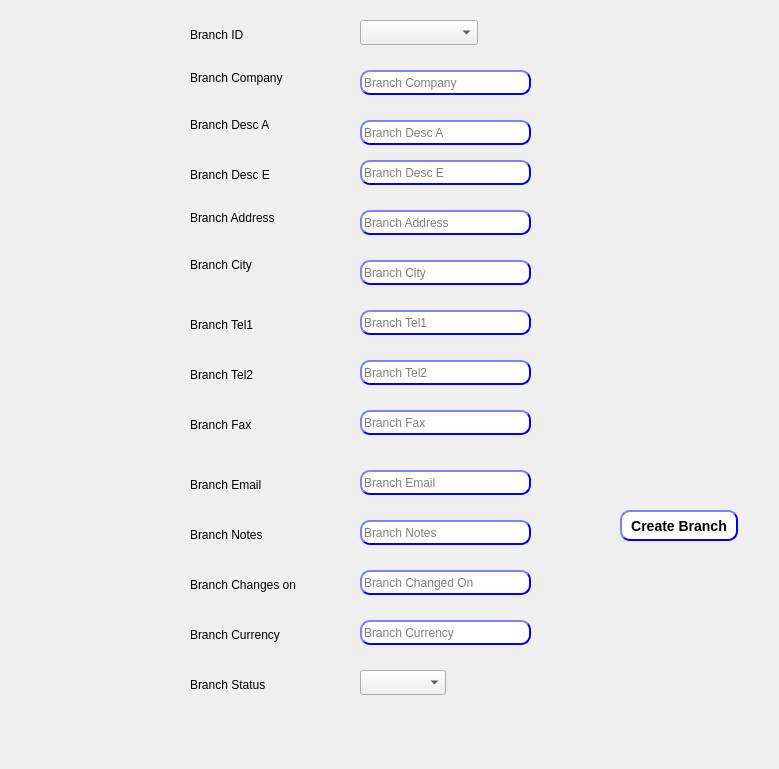
<?xml version="1.0" encoding="UTF-8"?>
<ui version="4.0">
 <class>Dialog</class>
 <widget class="QDialog" name="Dialog">
  <property name="geometry">
   <rect>
    <x>0</x>
    <y>0</y>
    <width>779</width>
    <height>769</height>
   </rect>
  </property>
  <property name="windowTitle">
   <string>Branch</string>
  </property>
  <widget class="QLineEdit" name="QLE_branchCompany">
   <property name="geometry">
    <rect>
     <x>360</x>
     <y>70</y>
     <width>171</width>
     <height>25</height>
    </rect>
   </property>
   <property name="styleSheet">
    <string notr="true">QLineEdit{
                                        background-color: white;
                                        border-style: outset;
                                        border-width: 2px;
                                        border-radius: 10px;
                                        border-color: blue;
                                        min-width: 6em;
                                        }
                                        QLineEdit:hover {
                                        background: qradialgradient(
                                        cx: 0.3, cy: -0.4, fx: 0.3, fy: -0.4,
                                        radius: 1.35, stop: 0 #fff, stop: 1 #bbb
                                        );
                                        }
                                       QLineEdit:pressed {
                                        border-style: inset;
                                        background: qradialgradient(
                                        cx: 0.4, cy: -0.1, fx: 0.4, fy: -0.1,
                                        radius: 1.35, stop: 0 #fff, stop: 1 #ddd
                                        );
                                        }
                                    </string>
   </property>
   <property name="placeholderText">
    <string>Branch Company</string>
   </property>
  </widget>
  <widget class="QLineEdit" name="qle_branch_desc_a">
   <property name="geometry">
    <rect>
     <x>360</x>
     <y>120</y>
     <width>171</width>
     <height>25</height>
    </rect>
   </property>
   <property name="styleSheet">
    <string notr="true">QLineEdit{
                                        background-color: white;
                                        border-style: outset;
                                        border-width: 2px;
                                        border-radius: 10px;
                                        border-color: blue;
                                        min-width: 6em;
                                        }
                                        QLineEdit:hover {
                                        background: qradialgradient(
                                        cx: 0.3, cy: -0.4, fx: 0.3, fy: -0.4,
                                        radius: 1.35, stop: 0 #fff, stop: 1 #bbb
                                        );
                                        }
                                       QLineEdit:pressed {
                                        border-style: inset;
                                        background: qradialgradient(
                                        cx: 0.4, cy: -0.1, fx: 0.4, fy: -0.1,
                                        radius: 1.35, stop: 0 #fff, stop: 1 #ddd
                                        );
                                        }
                                    </string>
   </property>
   <property name="text">
    <string/>
   </property>
   <property name="maxLength">
    <number>32767</number>
   </property>
   <property name="placeholderText">
    <string>Branch Desc A</string>
   </property>
  </widget>
  <widget class="QPushButton" name="btn_create_branch">
   <property name="geometry">
    <rect>
     <x>620</x>
     <y>510</y>
     <width>118</width>
     <height>31</height>
    </rect>
   </property>
   <property name="styleSheet">
    <string notr="true">QPushButton{
                                        background-color: white;
                                        border-style: outset;
                                        border-width: 2px;
                                        border-radius: 10px;
                                        border-color: blue;
                                        font: bold 14px;
                                        min-width: 6em;
                                         padding: 6px;
                                        }
                                        QPushButton:hover {
                                        background: qradialgradient(
                                        cx: 0.3, cy: -0.4, fx: 0.3, fy: -0.4,
                                        radius: 1.35, stop: 0 #fff, stop: 1 #bbb
                                        );
                                        }
                                        QPushButton:pressed {
                                        border-style: inset;
                                        background: qradialgradient(
                                        cx: 0.4, cy: -0.1, fx: 0.4, fy: -0.1,
                                        radius: 1.35, stop: 0 #fff, stop: 1 #ddd
                                        );
                                        }
                                    </string>
   </property>
   <property name="text">
    <string>Create Branch</string>
   </property>
  </widget>
  <widget class="QLabel" name="qll_branch_desc_a">
   <property name="geometry">
    <rect>
     <x>190</x>
     <y>110</y>
     <width>99</width>
     <height>29</height>
    </rect>
   </property>
   <property name="text">
    <string>Branch Desc A</string>
   </property>
  </widget>
  <widget class="QLineEdit" name="qle_branch_city">
   <property name="geometry">
    <rect>
     <x>360</x>
     <y>260</y>
     <width>171</width>
     <height>25</height>
    </rect>
   </property>
   <property name="styleSheet">
    <string notr="true">QLineEdit{
                                        background-color: white;
                                        border-style: outset;
                                        border-width: 2px;
                                        border-radius: 10px;
                                        border-color: blue;
                                        min-width: 6em;
                                        }
                                        QLineEdit:hover {
                                        background: qradialgradient(
                                        cx: 0.3, cy: -0.4, fx: 0.3, fy: -0.4,
                                        radius: 1.35, stop: 0 #fff, stop: 1 #bbb
                                        );
                                        }
                                       QLineEdit:pressed {
                                        border-style: inset;
                                        background: qradialgradient(
                                        cx: 0.4, cy: -0.1, fx: 0.4, fy: -0.1,
                                        radius: 1.35, stop: 0 #fff, stop: 1 #ddd
                                        );
                                        }
                                    </string>
   </property>
   <property name="placeholderText">
    <string>Branch City</string>
   </property>
  </widget>
  <widget class="QLabel" name="qll_branch_tel1">
   <property name="geometry">
    <rect>
     <x>190</x>
     <y>310</y>
     <width>99</width>
     <height>29</height>
    </rect>
   </property>
   <property name="text">
    <string>Branch Tel1</string>
   </property>
  </widget>
  <widget class="QLabel" name="qll_branch_city">
   <property name="geometry">
    <rect>
     <x>190</x>
     <y>250</y>
     <width>99</width>
     <height>29</height>
    </rect>
   </property>
   <property name="text">
    <string>Branch City</string>
   </property>
  </widget>
  <widget class="QLabel" name="qll_branch_company">
   <property name="geometry">
    <rect>
     <x>190</x>
     <y>70</y>
     <width>121</width>
     <height>16</height>
    </rect>
   </property>
   <property name="text">
    <string>Branch Company</string>
   </property>
  </widget>
  <widget class="QLabel" name="qll_branch_id">
   <property name="geometry">
    <rect>
     <x>190</x>
     <y>20</y>
     <width>99</width>
     <height>29</height>
    </rect>
   </property>
   <property name="text">
    <string>Branch ID</string>
   </property>
  </widget>
  <widget class="QComboBox" name="CMB_branchId">
   <property name="geometry">
    <rect>
     <x>360</x>
     <y>20</y>
     <width>118</width>
     <height>25</height>
    </rect>
   </property>
   <property name="styleSheet">
    <string notr="true">QComboBox::editable:!on
{
border : 4px black;
border-style : dotted;
}</string>
   </property>
  </widget>
  <widget class="QLabel" name="qll_branch_desc_e">
   <property name="geometry">
    <rect>
     <x>190</x>
     <y>160</y>
     <width>99</width>
     <height>29</height>
    </rect>
   </property>
   <property name="text">
    <string>Branch Desc E</string>
   </property>
  </widget>
  <widget class="QLineEdit" name="qle_branch_desc_e">
   <property name="geometry">
    <rect>
     <x>360</x>
     <y>160</y>
     <width>171</width>
     <height>25</height>
    </rect>
   </property>
   <property name="styleSheet">
    <string notr="true">QLineEdit{
                                        background-color: white;
                                        border-style: outset;
                                        border-width: 2px;
                                        border-radius: 10px;
                                        border-color: blue;
                                        min-width: 6em;
                                        }
                                        QLineEdit:hover {
                                        background: qradialgradient(
                                        cx: 0.3, cy: -0.4, fx: 0.3, fy: -0.4,
                                        radius: 1.35, stop: 0 #fff, stop: 1 #bbb
                                        );
                                        }
                                       QLineEdit:pressed {
                                        border-style: inset;
                                        background: qradialgradient(
                                        cx: 0.4, cy: -0.1, fx: 0.4, fy: -0.1,
                                        radius: 1.35, stop: 0 #fff, stop: 1 #ddd
                                        );
                                        }
                                    </string>
   </property>
   <property name="text">
    <string/>
   </property>
   <property name="maxLength">
    <number>32767</number>
   </property>
   <property name="placeholderText">
    <string>Branch Desc E</string>
   </property>
  </widget>
  <widget class="QLabel" name="qll_branch_address">
   <property name="geometry">
    <rect>
     <x>190</x>
     <y>210</y>
     <width>121</width>
     <height>16</height>
    </rect>
   </property>
   <property name="text">
    <string>Branch Address</string>
   </property>
  </widget>
  <widget class="QLineEdit" name="qle_branch_tel1">
   <property name="geometry">
    <rect>
     <x>360</x>
     <y>310</y>
     <width>171</width>
     <height>25</height>
    </rect>
   </property>
   <property name="styleSheet">
    <string notr="true">QLineEdit{
                                        background-color: white;
                                        border-style: outset;
                                        border-width: 2px;
                                        border-radius: 10px;
                                        border-color: blue;
                                        min-width: 6em;
                                        }
                                        QLineEdit:hover {
                                        background: qradialgradient(
                                        cx: 0.3, cy: -0.4, fx: 0.3, fy: -0.4,
                                        radius: 1.35, stop: 0 #fff, stop: 1 #bbb
                                        );
                                        }
                                       QLineEdit:pressed {
                                        border-style: inset;
                                        background: qradialgradient(
                                        cx: 0.4, cy: -0.1, fx: 0.4, fy: -0.1,
                                        radius: 1.35, stop: 0 #fff, stop: 1 #ddd
                                        );
                                        }
                                    </string>
   </property>
   <property name="placeholderText">
    <string>Branch Tel1</string>
   </property>
  </widget>
  <widget class="QLineEdit" name="qle_branch_address">
   <property name="geometry">
    <rect>
     <x>360</x>
     <y>210</y>
     <width>171</width>
     <height>25</height>
    </rect>
   </property>
   <property name="styleSheet">
    <string notr="true">QLineEdit{
                                        background-color: white;
                                        border-style: outset;
                                        border-width: 2px;
                                        border-radius: 10px;
                                        border-color: blue;
                                        min-width: 6em;
                                        }
                                        QLineEdit:hover {
                                        background: qradialgradient(
                                        cx: 0.3, cy: -0.4, fx: 0.3, fy: -0.4,
                                        radius: 1.35, stop: 0 #fff, stop: 1 #bbb
                                        );
                                        }
                                       QLineEdit:pressed {
                                        border-style: inset;
                                        background: qradialgradient(
                                        cx: 0.4, cy: -0.1, fx: 0.4, fy: -0.1,
                                        radius: 1.35, stop: 0 #fff, stop: 1 #ddd
                                        );
                                        }
                                    </string>
   </property>
   <property name="placeholderText">
    <string>Branch Address</string>
   </property>
  </widget>
  <widget class="QLineEdit" name="qle_branch_tel2">
   <property name="geometry">
    <rect>
     <x>360</x>
     <y>360</y>
     <width>171</width>
     <height>25</height>
    </rect>
   </property>
   <property name="styleSheet">
    <string notr="true">QLineEdit{
                                        background-color: white;
                                        border-style: outset;
                                        border-width: 2px;
                                        border-radius: 10px;
                                        border-color: blue;
                                        min-width: 6em;
                                        }
                                        QLineEdit:hover {
                                        background: qradialgradient(
                                        cx: 0.3, cy: -0.4, fx: 0.3, fy: -0.4,
                                        radius: 1.35, stop: 0 #fff, stop: 1 #bbb
                                        );
                                        }
                                       QLineEdit:pressed {
                                        border-style: inset;
                                        background: qradialgradient(
                                        cx: 0.4, cy: -0.1, fx: 0.4, fy: -0.1,
                                        radius: 1.35, stop: 0 #fff, stop: 1 #ddd
                                        );
                                        }
                                    </string>
   </property>
   <property name="placeholderText">
    <string>Branch Tel2</string>
   </property>
  </widget>
  <widget class="QLabel" name="qll_branch_tel2">
   <property name="geometry">
    <rect>
     <x>190</x>
     <y>360</y>
     <width>99</width>
     <height>29</height>
    </rect>
   </property>
   <property name="text">
    <string>Branch Tel2</string>
   </property>
  </widget>
  <widget class="QLineEdit" name="qle_branch_fax">
   <property name="geometry">
    <rect>
     <x>360</x>
     <y>410</y>
     <width>171</width>
     <height>25</height>
    </rect>
   </property>
   <property name="styleSheet">
    <string notr="true">QLineEdit{
                                        background-color: white;
                                        border-style: outset;
                                        border-width: 2px;
                                        border-radius: 10px;
                                        border-color: blue;
                                        min-width: 6em;
                                        }
                                        QLineEdit:hover {
                                        background: qradialgradient(
                                        cx: 0.3, cy: -0.4, fx: 0.3, fy: -0.4,
                                        radius: 1.35, stop: 0 #fff, stop: 1 #bbb
                                        );
                                        }
                                       QLineEdit:pressed {
                                        border-style: inset;
                                        background: qradialgradient(
                                        cx: 0.4, cy: -0.1, fx: 0.4, fy: -0.1,
                                        radius: 1.35, stop: 0 #fff, stop: 1 #ddd
                                        );
                                        }
                                    </string>
   </property>
   <property name="placeholderText">
    <string>Branch Fax</string>
   </property>
  </widget>
  <widget class="QLabel" name="qll_branch_fax">
   <property name="geometry">
    <rect>
     <x>190</x>
     <y>410</y>
     <width>99</width>
     <height>29</height>
    </rect>
   </property>
   <property name="text">
    <string>Branch Fax</string>
   </property>
  </widget>
  <widget class="QLineEdit" name="qle_branch_email">
   <property name="geometry">
    <rect>
     <x>360</x>
     <y>470</y>
     <width>171</width>
     <height>25</height>
    </rect>
   </property>
   <property name="styleSheet">
    <string notr="true">QLineEdit{
                                        background-color: white;
                                        border-style: outset;
                                        border-width: 2px;
                                        border-radius: 10px;
                                        border-color: blue;
                                        min-width: 6em;
                                        }
                                        QLineEdit:hover {
                                        background: qradialgradient(
                                        cx: 0.3, cy: -0.4, fx: 0.3, fy: -0.4,
                                        radius: 1.35, stop: 0 #fff, stop: 1 #bbb
                                        );
                                        }
                                       QLineEdit:pressed {
                                        border-style: inset;
                                        background: qradialgradient(
                                        cx: 0.4, cy: -0.1, fx: 0.4, fy: -0.1,
                                        radius: 1.35, stop: 0 #fff, stop: 1 #ddd
                                        );
                                        }
                                    </string>
   </property>
   <property name="text">
    <string/>
   </property>
   <property name="placeholderText">
    <string>Branch Email</string>
   </property>
  </widget>
  <widget class="QLabel" name="qll_branch_email">
   <property name="geometry">
    <rect>
     <x>190</x>
     <y>470</y>
     <width>99</width>
     <height>29</height>
    </rect>
   </property>
   <property name="text">
    <string>Branch Email</string>
   </property>
  </widget>
  <widget class="QLineEdit" name="qle_branch_notes">
   <property name="geometry">
    <rect>
     <x>360</x>
     <y>520</y>
     <width>171</width>
     <height>25</height>
    </rect>
   </property>
   <property name="styleSheet">
    <string notr="true">QLineEdit{
                                        background-color: white;
                                        border-style: outset;
                                        border-width: 2px;
                                        border-radius: 10px;
                                        border-color: blue;
                                        min-width: 6em;
                                        }
                                        QLineEdit:hover {
                                        background: qradialgradient(
                                        cx: 0.3, cy: -0.4, fx: 0.3, fy: -0.4,
                                        radius: 1.35, stop: 0 #fff, stop: 1 #bbb
                                        );
                                        }
                                       QLineEdit:pressed {
                                        border-style: inset;
                                        background: qradialgradient(
                                        cx: 0.4, cy: -0.1, fx: 0.4, fy: -0.1,
                                        radius: 1.35, stop: 0 #fff, stop: 1 #ddd
                                        );
                                        }
                                    </string>
   </property>
   <property name="text">
    <string/>
   </property>
   <property name="placeholderText">
    <string>Branch Notes</string>
   </property>
  </widget>
  <widget class="QLabel" name="qll_branch_notes">
   <property name="geometry">
    <rect>
     <x>190</x>
     <y>520</y>
     <width>99</width>
     <height>29</height>
    </rect>
   </property>
   <property name="text">
    <string>Branch Notes</string>
   </property>
  </widget>
  <widget class="QLabel" name="qll_branch_changed_on">
   <property name="geometry">
    <rect>
     <x>190</x>
     <y>570</y>
     <width>131</width>
     <height>29</height>
    </rect>
   </property>
   <property name="text">
    <string>Branch Changes on</string>
   </property>
  </widget>
  <widget class="QLineEdit" name="qle_branch_changed_on">
   <property name="geometry">
    <rect>
     <x>360</x>
     <y>570</y>
     <width>171</width>
     <height>25</height>
    </rect>
   </property>
   <property name="styleSheet">
    <string notr="true">QLineEdit{
                                        background-color: white;
                                        border-style: outset;
                                        border-width: 2px;
                                        border-radius: 10px;
                                        border-color: blue;
                                        min-width: 6em;
                                        }
                                        QLineEdit:hover {
                                        background: qradialgradient(
                                        cx: 0.3, cy: -0.4, fx: 0.3, fy: -0.4,
                                        radius: 1.35, stop: 0 #fff, stop: 1 #bbb
                                        );
                                        }
                                       QLineEdit:pressed {
                                        border-style: inset;
                                        background: qradialgradient(
                                        cx: 0.4, cy: -0.1, fx: 0.4, fy: -0.1,
                                        radius: 1.35, stop: 0 #fff, stop: 1 #ddd
                                        );
                                        }
                                    </string>
   </property>
   <property name="text">
    <string/>
   </property>
   <property name="placeholderText">
    <string>Branch Changed On</string>
   </property>
  </widget>
  <widget class="QLabel" name="qll_branch_changed_on_2">
   <property name="geometry">
    <rect>
     <x>190</x>
     <y>620</y>
     <width>131</width>
     <height>29</height>
    </rect>
   </property>
   <property name="text">
    <string>Branch Currency</string>
   </property>
  </widget>
  <widget class="QLineEdit" name="qle_branch_currency">
   <property name="geometry">
    <rect>
     <x>360</x>
     <y>620</y>
     <width>171</width>
     <height>25</height>
    </rect>
   </property>
   <property name="styleSheet">
    <string notr="true">QLineEdit{
                                        background-color: white;
                                        border-style: outset;
                                        border-width: 2px;
                                        border-radius: 10px;
                                        border-color: blue;
                                        min-width: 6em;
                                        }
                                        QLineEdit:hover {
                                        background: qradialgradient(
                                        cx: 0.3, cy: -0.4, fx: 0.3, fy: -0.4,
                                        radius: 1.35, stop: 0 #fff, stop: 1 #bbb
                                        );
                                        }
                                       QLineEdit:pressed {
                                        border-style: inset;
                                        background: qradialgradient(
                                        cx: 0.4, cy: -0.1, fx: 0.4, fy: -0.1,
                                        radius: 1.35, stop: 0 #fff, stop: 1 #ddd
                                        );
                                        }
                                    </string>
   </property>
   <property name="text">
    <string/>
   </property>
   <property name="placeholderText">
    <string>Branch Currency</string>
   </property>
  </widget>
  <widget class="QLabel" name="qll_branch_status">
   <property name="geometry">
    <rect>
     <x>190</x>
     <y>670</y>
     <width>99</width>
     <height>29</height>
    </rect>
   </property>
   <property name="text">
    <string>Branch Status</string>
   </property>
  </widget>
  <widget class="QComboBox" name="CMB_branchStatus">
   <property name="geometry">
    <rect>
     <x>360</x>
     <y>670</y>
     <width>86</width>
     <height>25</height>
    </rect>
   </property>
   <property name="styleSheet">
    <string notr="true"/>
   </property>
  </widget>
 </widget>
 <resources/>
 <connections/>
</ui>
